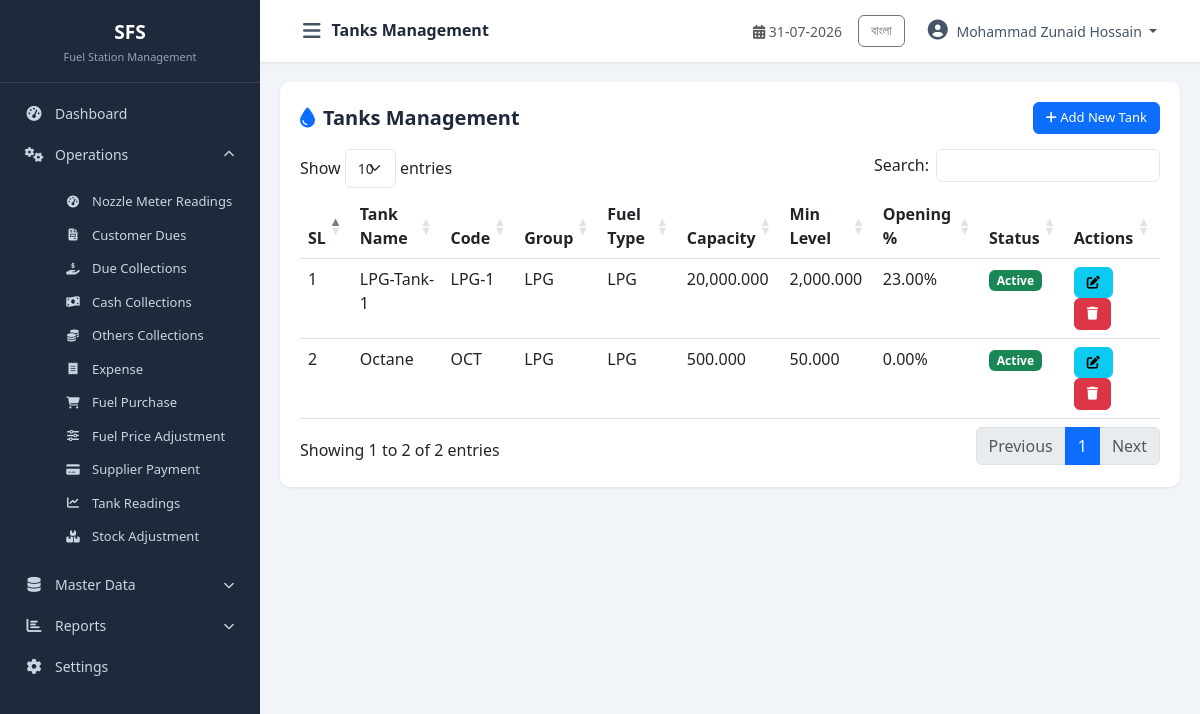
Page /modules/master_data/tank.php (signed in) on the committed database.
### tables this page shows
CREATE TABLE `cfg_companyprofile` (
  `CompanyID` int(11) NOT NULL,
  `CompanyCode` varchar(20) NOT NULL,
  `CompanyName` varchar(200) NOT NULL,
  `CompanyNameBN` varchar(200) DEFAULT NULL,
  `ShortName` varchar(50) DEFAULT NULL,
  `ProprietorName` varchar(150) DEFAULT NULL,
  `ContactPerson` varchar(150) DEFAULT NULL,
  `MobileNo` varchar(20) DEFAULT NULL,
  `PhoneNo` varchar(20) DEFAULT NULL,
  `Email` varchar(100) DEFAULT NULL,
  `Website` varchar(150) DEFAULT NULL,
  `BusinessType` varchar(100) DEFAULT NULL,
  `Address` varchar(500) DEFAULT NULL,
  `City` varchar(100) DEFAULT NULL,
  `District` varchar(100) DEFAULT NULL,
  `PostalCode` varchar(20) DEFAULT NULL,
  `Country` varchar(100) DEFAULT NULL,
  `Logo` varchar(255) DEFAULT NULL,
  `Favicon` varchar(255) DEFAULT NULL,
  `CurrencyCode` varchar(10) DEFAULT 'BDT',
  `CurrencySymbol` varchar(10) DEFAULT '৳',
  `TimeZone` varchar(100) DEFAULT 'Asia/Dhaka',
  `DateFormat` varchar(20) DEFAULT 'dd-MM-yyyy',
  `TimeFormat` varchar(20) DEFAULT '24 Hour',
  `FinancialYearStart` date DEFAULT NULL,
  `FinancialYearEnd` date DEFAULT NULL,
  `DefaultShiftID` int(11) DEFAULT NULL,
  `DefaultLanguage` varchar(20) DEFAULT 'English',
  `AllowNegativeStock` bit(1) DEFAULT b'0',
  `AutoBackup` bit(1) DEFAULT b'1',
  `BackupPath` varchar(500) DEFAULT NULL,
  `CreatedBy` int(11) DEFAULT NULL,
  `CreatedAt` datetime DEFAULT current_timestamp(),
  `UpdatedBy` int(11) DEFAULT NULL,
  `UpdatedAt` datetime DEFAULT NULL,
  `IsActive` bit(1) DEFAULT b'1',
  `IsDeleted` bit(1) DEFAULT b'0'
);

CREATE TABLE `mst_tank` (
  `TankID` int(11) NOT NULL,
  `TankName` varchar(100) NOT NULL,
  `TankCode` varchar(30) DEFAULT NULL,
  `TankGroupID` int(11) DEFAULT NULL COMMENT 'Logical FK -> mst_TankGroup.TankGroupID',
  `FuelTypeID` int(11) NOT NULL COMMENT 'Logical FK -> mst_FuelType.FuelTypeID',
  `Capacity` decimal(14,3) NOT NULL DEFAULT 0.000,
  `MinLevel` decimal(14,3) NOT NULL DEFAULT 0.000,
  `OpeningStockPercent` decimal(5,2) NOT NULL DEFAULT 0.00,
  `Priority` int(11) NOT NULL DEFAULT 100,
  `CreatedBy` int(11) DEFAULT NULL,
  `CreatedAt` datetime NOT NULL DEFAULT current_timestamp(),
  `UpdatedBy` int(11) DEFAULT NULL,
  `UpdatedAt` datetime NOT NULL DEFAULT current_timestamp() ON UPDATE current_timestamp(),
  `IsActive` tinyint(1) NOT NULL DEFAULT 1,
  `IsDeleted` tinyint(1) NOT NULL DEFAULT 0
);

CREATE TABLE `mst_tankgroup` (
  `TankGroupID` int(11) NOT NULL,
  `TankGroupName` varchar(100) NOT NULL,
  `FuelTypeID` int(11) NOT NULL COMMENT 'Logical FK -> mst_FuelType.FuelTypeID',
  `CreatedBy` int(11) DEFAULT NULL,
  `CreatedAt` datetime NOT NULL DEFAULT current_timestamp(),
  `UpdatedBy` int(11) DEFAULT NULL,
  `UpdatedAt` datetime NOT NULL DEFAULT current_timestamp() ON UPDATE current_timestamp(),
  `IsActive` tinyint(1) NOT NULL DEFAULT 1,
  `IsDeleted` tinyint(1) NOT NULL DEFAULT 0
);

CREATE TABLE `mst_fueltype` (
  `FuelTypeID` int(11) NOT NULL,
  `FuelName` varchar(100) NOT NULL,
  `FuelCode` varchar(20) DEFAULT NULL,
  `UnitOfMeasure` varchar(20) NOT NULL DEFAULT 'Litre',
  `SellingRate` decimal(14,2) NOT NULL DEFAULT 0.00,
  `PurchaseRate` decimal(14,2) NOT NULL DEFAULT 0.00,
  `CommissionRate` decimal(14,4) NOT NULL DEFAULT 0.0000,
  `TaxPercent` decimal(6,3) NOT NULL DEFAULT 0.000,
  `Density` decimal(6,4) DEFAULT NULL,
  `ColorCode` varchar(20) DEFAULT NULL,
  `Remarks` varchar(255) DEFAULT NULL,
  `CreatedBy` int(11) DEFAULT NULL,
  `CreatedAt` datetime NOT NULL DEFAULT current_timestamp(),
  `UpdatedBy` int(11) DEFAULT NULL,
  `UpdatedAt` datetime NOT NULL DEFAULT current_timestamp() ON UPDATE current_timestamp(),
  `IsActive` tinyint(1) NOT NULL DEFAULT 1,
  `IsDeleted` tinyint(1) NOT NULL DEFAULT 0
);

### includes/Query.php (called while the page is built, shortened)
<?php
class Query
{
    private $pdo;
    private static $instance = null;
    public function __construct($host = DB_HOST, $dbname = DB_NAME, $username = DB_USER, $password = DB_PASS, $charset = 'utf8mb4')
    {
        $dsn = "mysql:host={$host};dbname={$dbname};charset={$charset}";
        $options = [
            PDO::ATTR_ERRMODE            => PDO::ERRMODE_EXCEPTION,
            PDO::ATTR_DEFAULT_FETCH_MODE => PDO::FETCH_OBJ,
            PDO::ATTR_EMULATE_PREPARES   => false,
        ];
        try {
            $this->pdo = new PDO($dsn, $username, $password, $options);
        } catch (PDOException $e) {
            die("Database Connection Failed: " . $e->getMessage());
        }
    }
    public static function getInstance()
    {
        if (self::$instance === null) {
            self::$instance = new self();
        }
        return self::$instance;
    }
    public function index($sql, $params = [])
    {
        try {
            $this->stmt = $this->pdo->prepare($sql);
            $this->stmt->execute($params);
            return $this->stmt->fetchAll(PDO::FETCH_OBJ);
        } catch (PDOException $e) {
            die("Query Error: " . $e->getMessage() . "<br>SQL: " . $sql);
        }
    }
}

### config/database.php (called while the page is built, shortened)
<?php
require_once __DIR__ . '/../includes/Query.php';
$objQuery = Query::getInstance();

### includes/functions.php (called while the page is built, shortened)
<?php
function db()
{
    global $objQuery;
    return $objQuery;
}
function getCompanyInfo($key = null)
{
    $sql = "SELECT * FROM cfg_companyprofile WHERE CompanyID = 1 AND IsActive = 1 AND IsDeleted = 0";
    $data = db()->index($sql);
    if (!empty($data)) {
        $company = $data[0];
        return $company;
    }
    return null;
}
function getUserName()
{
    return $_SESSION['user_name'] ?? null;
}
function currentLang()
{
    return $_SESSION['lang'] ?? 'en';
}
function t($key)
{
    $lang = currentLang();
    return $translations[$lang][$key] ?? $key;
}

### modules/master_data/tank.php (the view, shortened to what this page needs)
<?php
$pageTitle = 'Tanks Management';
require_once __DIR__ . '/../../includes/header.php';
require_once __DIR__ . '/../../includes/sidebar.php';
$sql = "SELECT t.*, ft.FuelName, tg.TankGroupName FROM mst_tank t LEFT JOIN mst_fueltype ft ON t.FuelTypeID=ft.FuelTypeID LEFT JOIN mst_tankgroup tg ON t.TankGroupID=tg.TankGroupID WHERE t.IsDeleted=0 ORDER BY t.TankID ASC";
$data = $objQuery->index($sql);
?>
<div class="table-container">
    <div class="table-header">
        <h5><i class="fas fa-tint text-primary me-2"></i><?php echo t('Tanks Management'); ?></h5>
        <button class="btn btn-primary btn-sm" data-bs-toggle="modal" data-bs-target="#addModal"><i class="fas fa-plus"></i> Add New Tank</button>
    </div>
    <table class="table table-hover datatable">
        <thead><tr><th>SL</th><th>Tank Name</th><th>Code</th><th>Group</th><th>Fuel Type</th><th>Capacity</th><th>Min Level</th><th>Opening %</th><th>Status</th><th>Actions</th></tr></thead>
        <tbody>
            <?php $sl=1; foreach($data as $row): ?>
            <tr>
                <td><?php echo $sl++; ?></td>
                <td><?php echo htmlspecialchars($row->TankName); ?></td>
                <td><?php echo htmlspecialchars($row->TankCode ?? 'N/A'); ?></td>
                <td><?php echo htmlspecialchars($row->TankGroupName ?? 'N/A'); ?></td>
                <td><?php echo htmlspecialchars($row->FuelName ?? 'N/A'); ?></td>
                <td><?php echo number_format($row->Capacity, 3); ?></td>
                <td><?php echo number_format($row->MinLevel, 3); ?></td>
                <td><?php echo number_format($row->OpeningStockPercent, 2); ?>%</td>
                <td><span class="badge bg-<?php echo $row->IsActive?'success':'danger'; ?>"><?php echo $row->IsActive?'Active':'Inactive'; ?></span></td>
                <td>
                    <button class="btn btn-sm btn-info edit-btn" data-id="<?php echo $row->TankID; ?>" data-name="<?php echo htmlspecialchars($row->TankName); ?>" data-code="<?php echo htmlspecialchars($row->TankCode ?? ''); ?>" data-group="<?php echo $row->TankGroupID; ?>" data-fuel="<?php echo $row->FuelTypeID; ?>" data-capacity="<?php echo $row->Capacity; ?>" data-min="<?php echo $row->MinLevel; ?>" data-opening="<?php echo $row->OpeningStockPercent; ?>" data-priority="<?php echo $row->Priority; ?>" data-status="<?php echo $row->IsActive; ?>"><i class="fas fa-edit"></i></button>
                    <button class="btn btn-sm btn-danger delete-btn" data-id="<?php echo $row->TankID; ?>"><i class="fas fa-trash"></i></button>
                </td>
            </tr>
            <?php endforeach; ?>
        </tbody>
    </table>
</div>
<?php require_once __DIR__ . '/../../includes/footer.php'; ?>

### includes/sidebar.php (shortened to what this page needs)
<?php
$currentPage = basename($_SERVER['PHP_SELF']);
$langToggle = currentLang() === 'bn' ? 'en' : 'bn';
$langLabel = currentLang() === 'bn' ? 'English' : 'বাংলা';
?>
<nav id="sidebar" class="sidebar">
    <div class="sidebar-header">
        <h5 class="mb-0"><?php echo $shortName ?? 'FDP'; ?></h5>
        <small class="text-muted"><?php echo t('Fuel Station Management'); ?></small>
    </div>
    <ul class="nav flex-column">
        <li class="nav-item">
            <a class="nav-link <?php echo ($currentPage == 'dashboard.php' || $currentPage == 'index.php') ? 'active' : ''; ?>" href="<?php echo BASE_URL; ?>dashboard.php">
                <i class="fas fa-tachometer-alt"></i> <span><?php echo t('Dashboard'); ?></span>
            </a>
        </li>
        <li class="nav-item">
            <a class="nav-link" data-bs-toggle="collapse" href="#operationsMenu" role="button" aria-expanded="true">
                <i class="fas fa-cogs"></i> <span><?php echo t('Operations'); ?></span>
                <i class="fas fa-chevron-down ms-auto"></i>
            </a>
            <div class="collapse show" id="operationsMenu">
                <ul class="nav flex-column ms-3">
                    <li class="nav-item"><a class="nav-link small" href="<?php echo BASE_URL; ?>modules/operations/nozzle_reading.php"><i class="fas fa-tachometer-alt"></i> <?php echo t('Nozzle Meter Readings'); ?></a></li>
                    <li class="nav-item"><a class="nav-link small" href="<?php echo BASE_URL; ?>modules/operations/customer_due.php"><i class="fas fa-file-invoice"></i> <?php echo t('Customer Dues'); ?></a></li>
                    <li class="nav-item"><a class="nav-link small" href="<?php echo BASE_URL; ?>modules/operations/due_collection.php"><i class="fas fa-hand-holding-usd"></i> <?php echo t('Due Collections'); ?></a></li>
                    <li class="nav-item"><a class="nav-link small" href="<?php echo BASE_URL; ?>modules/operations/cash_collection.php"><i class="fas fa-money-bill-wave"></i> <?php echo t('Cash Collections'); ?></a></li>
                    <li class="nav-item"><a class="nav-link small" href="<?php echo BASE_URL; ?>modules/operations/others_collection.php"><i class="fas fa-coins"></i> <?php echo t('Others Collections'); ?></a></li>
                    <li class="nav-item"><a class="nav-link small" href="<?php echo BASE_URL; ?>modules/operations/expense.php"><i class="fas fa-receipt"></i> <?php echo t('Expense'); ?></a></li>
                    <li class="nav-item"><a class="nav-link small" href="<?php echo BASE_URL; ?>modules/operations/fuel_purchase.php"><i class="fas fa-shopping-cart"></i> <?php echo t('Fuel Purchase'); ?></a></li>
                    <li class="nav-item"><a class="nav-link small" href="<?php echo BASE_URL; ?>modules/operations/fuel_price_adjustment.php"><i class="fas fa-sliders-h"></i> <?php echo t('Fuel Price Adjustment'); ?></a></li>
                    <li class="nav-item"><a class="nav-link small" href="<?php echo BASE_URL; ?>modules/operations/supplier_payment.php"><i class="fas fa-credit-card"></i> <?php echo t('Supplier Payment'); ?></a></li>
                    <li class="nav-item"><a class="nav-link small" href="<?php echo BASE_URL; ?>modules/operations/tank_reading.php"><i class="fas fa-chart-line"></i> <?php echo t('Tank Readings'); ?></a></li>
                    <li class="nav-item"><a class="nav-link small" href="<?php echo BASE_URL; ?>modules/operations/stock_adjustment.php"><i class="fas fa-boxes"></i> <?php echo t('Stock Adjustment'); ?></a></li>
                </ul>
            </div>
        </li>
        <li class="nav-item">
          <a class="nav-link collapsed" data-bs-toggle="collapse" href="#masterDataMenu" role="button" aria-expanded="false">
                <i class="fas fa-database"></i> <span><?php echo t('Master Data'); ?></span>
                <i class="fas fa-chevron-down ms-auto"></i>
            </a>
        </li>
        <li class="nav-item">
            <a class="nav-link" data-bs-toggle="collapse" href="#reportsMenu" role="button" aria-expanded="false">
                <i class="fas fa-chart-bar"></i> <span><?php echo t('Reports'); ?></span>
                <i class="fas fa-chevron-down ms-auto"></i>
            </a>
        </li>
        <li class="nav-item">
            <a class="nav-link" href="#">
                <i class="fas fa-cog"></i> <span><?php echo t('Settings'); ?></span>
            </a>
        </li>
    </ul>
</nav>
<div id="content-wrapper">
    <nav class="navbar navbar-expand-lg top-navbar">
        <div class="container-fluid">
            <button type="button" id="sidebarCollapse" class="btn btn-link">
                <i class="fas fa-bars"></i>
            </button>
            <span class="navbar-brand mb-0 h1"><?php echo t($pageTitle ?? 'Dashboard'); ?></span>
            <div class="ms-auto d-flex align-items-center">
                <span class="me-3 text-muted small">
                    <i class="fas fa-calendar-alt"></i> <?php echo date('d-m-Y'); ?>
                </span>
                <div class="dropdown">
                    <a class="btn btn-sm btn-outline-secondary me-2" href="?lang=<?php echo $langToggle; ?>"><?php echo $langLabel; ?></a>
                    <button class="btn btn-link dropdown-toggle" type="button" data-bs-toggle="dropdown">
                        <i class="fas fa-user-circle"></i> <?php echo getUserName() ?? 'User'; ?>
                    </button>
                </div>
            </div>
        </div>
    </nav>
    <div id="main-content" class="container-fluid">

### rows in the picture
cfg_companyprofile: ShortName "SFS"
mst_tank: TankName "LPG-Tank-1", TankCode "LPG-1", TankGroupID.TankGroupName "LPG", FuelTypeID.FuelName "LPG", Capacity "20,000.000", MinLevel "2,000.000", OpeningStockPercent "23.00", IsActive "Active"
mst_tank: TankName "Octane", TankCode "OCT", TankGroupID.TankGroupName "LPG", FuelTypeID.FuelName "LPG", Capacity "500.000", MinLevel "50.000", OpeningStockPercent "0.00", IsActive "Active"

### other values in the picture
t('Fuel Station Management') "Fuel Station Management"
t('Dashboard') "Dashboard"
t('Operations') "Operations"
t('Nozzle Meter Readings') "Nozzle Meter Readings"
t('Customer Dues') "Customer Dues"
t('Due Collections') "Due Collections"
t('Cash Collections') "Cash Collections"
t('Others Collections') "Others Collections"
t('Expense') "Expense"
t('Fuel Purchase') "Fuel Purchase"
t('Fuel Price Adjustment') "Fuel Price Adjustment"
t('Supplier Payment') "Supplier Payment"
t('Tank Readings') "Tank Readings"
t('Stock Adjustment') "Stock Adjustment"
t('Master Data') "Master Data"
